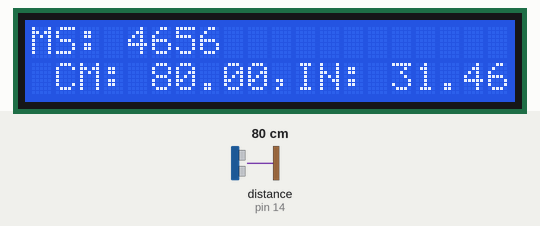
Recording of a sketch running on a simulated Arduino Uno, built with avr-gcc and run on an emulated ATmega328P. Shown: 20×2 character LCD. Inputs (shaded band) come from the test bench; at power-on: distance to the obstacle (sensor on pin 14) 80 cm. The echo pulse lasts 58.3 µs per cm.

Above: at 1.2 s.
1.3 s: distance to the obstacle (sensor on pin 14) set to 2 cm
At 3.0 s:
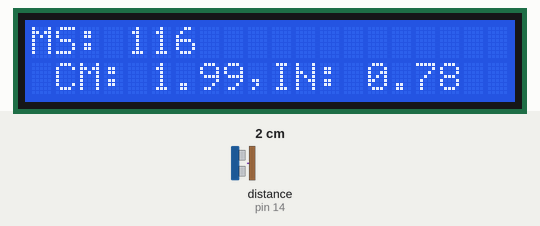
5.6 s: distance to the obstacle (sensor on pin 14) set to 4 cm
At 6.4 s:
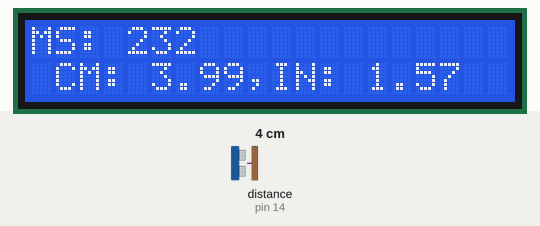
8.1 s: distance to the obstacle (sensor on pin 14) set to 9 cm
At 9.7 s:
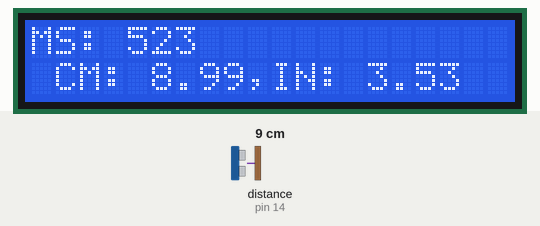
Timing chart, 0 to 11.2 s (numbered marks = the images above; inputs shaded):
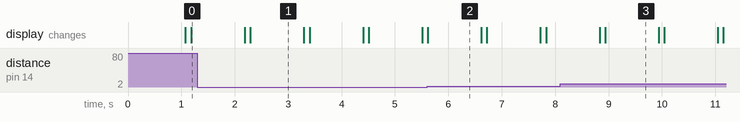

The sketch:

Lab08_1.ino
```cpp
#include <LiquidCrystal.h>
#include <Ultrasonic.h>
LiquidCrystal lcd(12,11, 5, 4, 3, 2);
#define TRIGGER_PIN 13
#define ECHO_PIN 14
Ultrasonic ultrasonic(TRIGGER_PIN, ECHO_PIN);
void setup() {
 lcd.begin(20, 2);
Serial.begin(9600);
}
void loop(){
float cmMsec, inMsec;
long microsec = ultrasonic.timing();
cmMsec = ultrasonic.convert(microsec, Ultrasonic::CM);
inMsec = ultrasonic.convert(microsec, Ultrasonic::IN);
 lcd.setCursor (0,0);
lcd.print("MS: "); lcd.print(microsec);
 lcd.setCursor(0, 1);
lcd.print(" CM: ");lcd.print(cmMsec);
lcd.print(",IN: "); lcd.print(inMsec);
  delay(1000);
 lcd.clear();
 delay(100);

}
```

Measured:
- after the input at 1.3 s, the display: first differs from a run without the input after 0.99 s (image 1)
- after the input at 5.6 s, the display: changes at once (image 2)
- after the input at 8.1 s, the display: first differs from a run without the input after 0.84 s (image 3)
- what the display in image 1 shows lasts 1.0 s, from 2.3 s to 3.3 s
